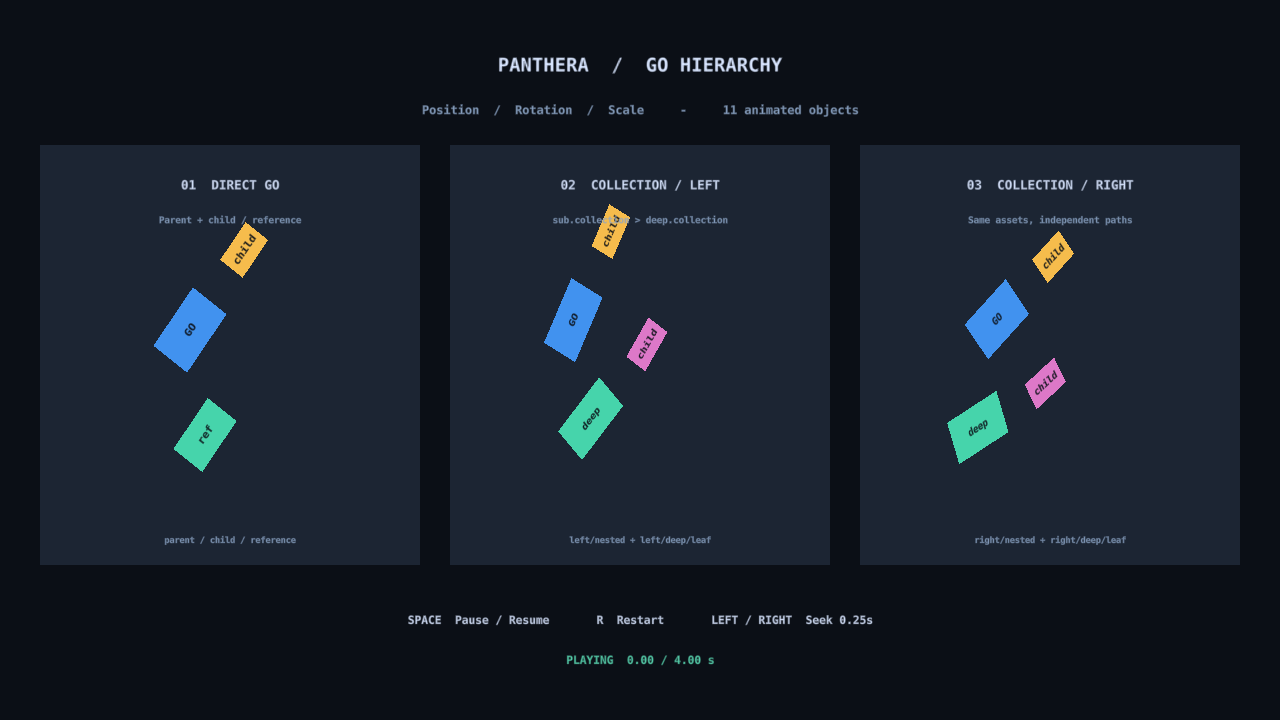
#> input picture editor/examples/panthera-go/validation/editor-2s.png, 1280 x 720 px
$ python -i test_android_project.py   (imports and definitions only)
#> lines starting #> are read from the running program, lines starting #| are printed output that depends on the picture
#> further down, picture is the input picture: PIL image 1280x720 RGBA; mean R, G, B, A 22.8, 30.7, 41.4, 255
"""Connect the installed Android APK to an actual project through an isolated Manager.

The supplied source directory is only passed to Manager.add: Manager owns the build
snapshot and all test output stays below tmp/remote-android-project-tests. This test
does not edit the source, inject a precompiled game, click game business controls,
or replace camera testing with an assertion about physical QR recognition.
"""
import argparse
import base64
from io import BytesIO
import json
import os
from pathlib import Path
import queue
import re
import subprocess
import threading
import time
from urllib.parse import parse_qs, urlparse
import uuid
import xml.etree.ElementTree as ET

from PIL import Image, ImageStat

ROOT = Path(__file__).resolve().parents[2]
PACKAGE = 'com.defold.remote'
QUIET = {'creationflags': subprocess.CREATE_NO_WINDOW} if os.name == 'nt' else {}


class ManagerPipe:
    """One ordered RPC stream, bounded even if the owned Java child wedges."""
    # [59 lines left out: functions __init__, _read, rpc, close, not called in this run]


def image_metrics(image):
    image = image.convert('RGB')
    width, height = image.size
#> width = 1280; height = 720
    center = image.crop((width//8, height//8, width*7//8, height*7//8))
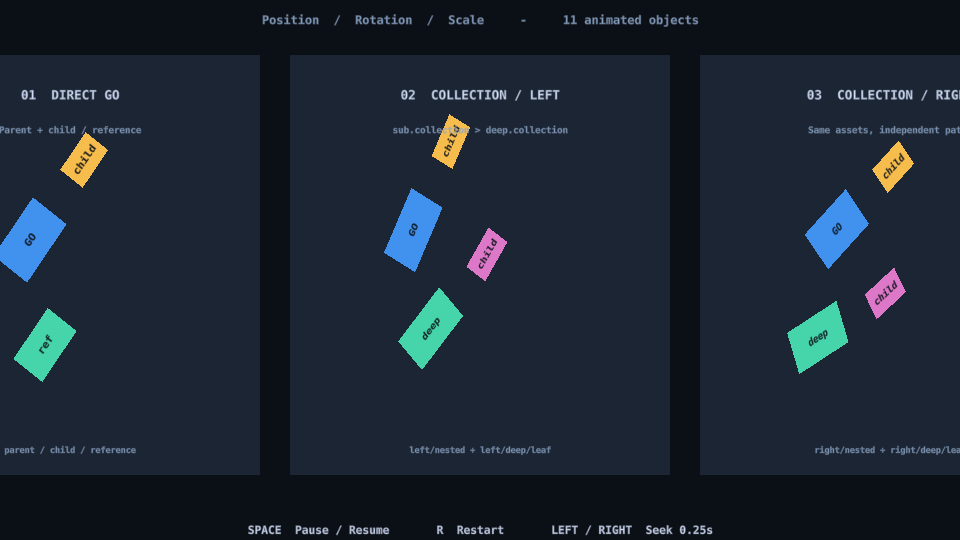
#> center: PIL image 960x540 RGB; mean R, G, B 28, 37.8, 50.1
    sample = center.resize((160, 120))
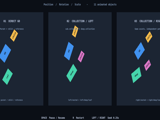
#> sample: PIL image 160x120 RGB; mean R, G, B 28, 37.8, 50.1
    return {'width': width, 'height': height,
            'centerDistinctColors': len(sample.getcolors(160*120) or []),
            'centerStddev': max(ImageStat.Stat(sample).stddev)}


# [217 lines left out: function run, not called in this run]


# [14 lines not run here, left out]

>>> from PIL import Image
>>> picture = Image.open('../../editor/examples/panthera-go/validation/editor-2s.png')
>>> result = image_metrics(picture)
#> result = {'width': 1280, 'height': 720, 'centerDistinctColors': 1167, 'centerStddev': 32.15}
